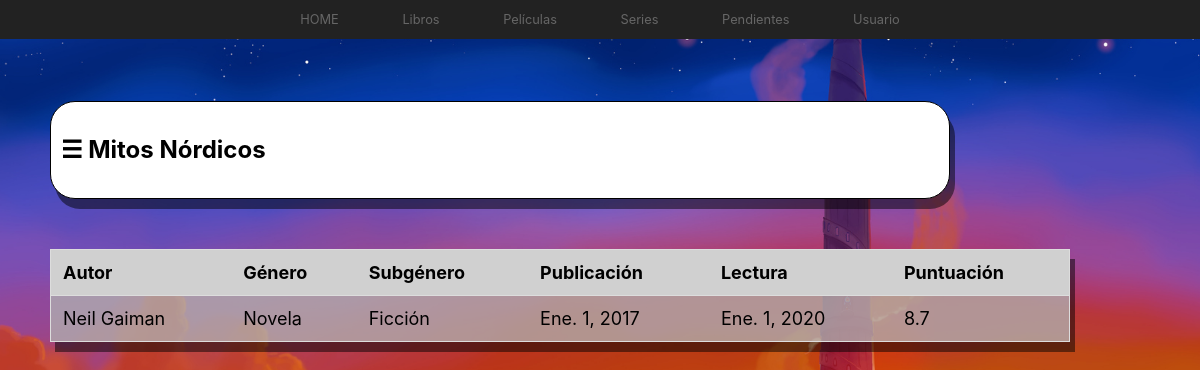
The app's page /catalogo/libros/1/ with its own data.
### Catalogo/models.py (models this page shows, shortened)
class Libro(models.Model):
    nombre = models.CharField(max_length = 50)
    autor = models.CharField(max_length = 50)
    genero = models.CharField(max_length = 50)
    subgenero = models.CharField(max_length = 50, blank = True, null = True)
    publicacion = models.DateField("Fecha de publicación")
    leido = models.BooleanField()
    lectura = models.DateField("Fecha de lectura", blank = True, null = True)
    puntuacion = models.FloatField(blank = True, null = True)
    portada = models.ImageField(upload_to="portadas", height_field=None, width_field=None, max_length=100, blank = True, null = True)
    comentario = models.CharField(max_length = 200, blank = True, null = True)

### Catalogo/views.py (the view)
# urls.py: path('libros/<int:libro_id>/', views.libros_detalle, name="detalle"),
def libros_detalle(request, libro_id):
    libro = get_object_or_404(Libro, pk=libro_id)
    return render(request, 'Catalogo/librosDetalle.html', {'libro': libro})

### Catalogo/templates/Catalogo/librosDetalle.html (shortened to what this page needs)
{% extends "base.html" %}
{% load static %}
    {% block content %}
    <div id="box">
        <h2>&#9776;&nbsp;<b>{{ libro.nombre }}</b></h2>
    </div>
    <table id="myTable">
        <tr class="header">
            <th>Autor</th>
            <th>Género</th>
            <th>Subgénero</th>
            <th>Publicación</th>
            <th>Lectura</th>
            <th>Puntuación</th>
        </tr>
        <tr>
            <td>{{ libro.autor }}</td>
            <td>{{ libro.genero }}</td>
            <td>{{ libro.subgenero }}</td>
            <td>{{ libro.publicacion }}</td>
            <td>{{ libro.lectura }}</td>
            <td>{{ libro.puntuacion }}</td>
        </tr>
    </table>
    {% endblock content %}

### Catalogo/static/Catalogo/base.css (style rules this page uses)
#myTable { border-collapse: collapse; width: 85%; border: 1px solid #ddd; font-size: 18px; margin-left: 50; margin-right: 50; margin-bottom: 50; box-shadow: 5px 10px rgba(0, 0, 0, 0.493); }
#myTable th, #myTable td { text-align: left; padding: 12px; background-color: rgba(170, 169, 169, 0.548); }
#myTable tr { border-bottom: 1px solid #ddd; background-color: rgba(192, 192, 192, 0.493); }
#myTable tr.header, #myTable tr:hover { background-color: #ffffff; }
#box { box-sizing: border-box; width: 75%; margin: 50px; background-color: rgb(255, 255, 255); border: 1px solid; padding: 10px; box-shadow: 5px 10px rgba(0, 0, 0, 0.493); border-radius: 25px; }

### records on screen
Libro: nombre "Mitos Nórdicos", autor "Neil Gaiman", genero "Novela", subgenero "Ficción", publicacion "Ene. 1, 2017", lectura "Ene. 1, 2020", puntuacion "8.7"
